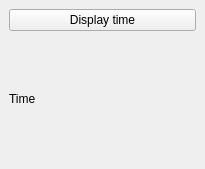
<?xml version="1.0" encoding="UTF-8"?>
<ui version="4.0">
 <class>MainWindow</class>
 <widget class="QMainWindow" name="MainWindow">
  <property name="geometry">
   <rect>
    <x>0</x>
    <y>0</y>
    <width>205</width>
    <height>169</height>
   </rect>
  </property>
  <property name="windowTitle">
   <string>MainWindow</string>
  </property>
  <widget class="QWidget" name="centralwidget">
   <layout class="QVBoxLayout" name="verticalLayout">
    <item>
     <widget class="QPushButton" name="btnDisplayTime">
      <property name="text">
       <string>Display time</string>
      </property>
     </widget>
    </item>
    <item>
     <widget class="QLabel" name="lblTime">
      <property name="text">
       <string>Time</string>
      </property>
     </widget>
    </item>
   </layout>
  </widget>
 </widget>
 <resources/>
 <connections/>
</ui>
